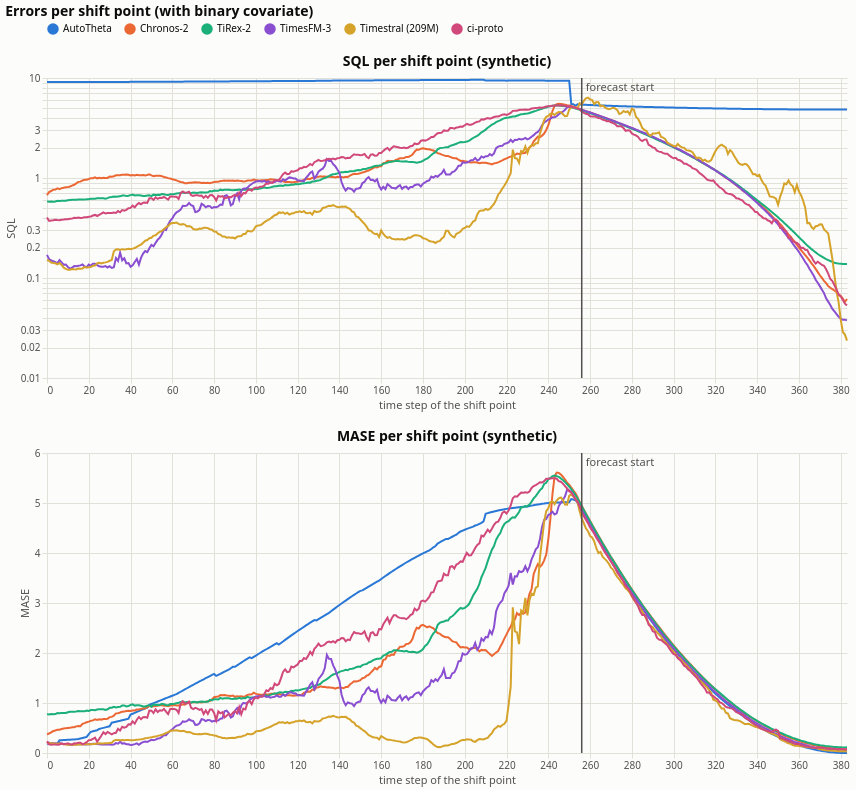

Write notebook code for a chart like this one.
### Code cell
dataset_to_plot = "synthetic"  # choose from "synthetic", "chaotic", "real"
plot_score_sample_sql = plot_scores_per_sample(
    fc_scores_sql_per_sample_shift_w[dataset_to_plot],
    model_names=list(models.keys()),
    x_title="time step of the shift point",
    y_title="SQL",
    title=f"SQL per shift point ({dataset_to_plot})",
    forecast_start=context_length,
    log_y=True,                # if AutoTheta's errors squash the others
)
plot_score_sample_mase = plot_scores_per_sample(
    fc_scores_mase_per_sample_shift_w[dataset_to_plot],
    model_names=list(models.keys()),
    x_title="time step of the shift point",
    y_title="MASE",
    title=f"MASE per shift point ({dataset_to_plot})",
    forecast_start=context_length,
    # log_y=True,                # if AutoTheta's errors squash the others
)

for c in (plot_score_sample_sql, plot_score_sample_mase):
    c.config = alt.Undefined  # styling goes on the combined chart
combined = (plot_score_sample_sql & plot_score_sample_mase).properties(
    title=alt.Title(
        "Errors per shift point (with binary covariate)",
        anchor="start",  # left-aligned like the panel titles; "middle" to centre
    )
)
_style(combined)

### Figure 1 — Vega-Lite specification as saved in the notebook (floating-point values rounded to 4 significant figures; data arrays with more than 128 entries replaced by an {"elided": "..."} marker saying what was removed)
{"config": {"view": {"continuousWidth": 300, "continuousHeight": 300, "stroke": null}, "axis": {"domainColor": "#e1e0d9", "gridColor": "#e1e0d9", "gridWidth": 1, "labelColor": "#52514e", "tickColor": "#e1e0d9", "titleColor": "#52514e", "titleFontWeight": "normal"}, "background": "#fcfcfb", "font": "system-ui, sans-serif", "header": {"labelColor": "#52514e", "titleColor": "#52514e", "titleFontWeight": "normal"}, "legend": {"labelColor": "#0b0b0b"}, "title": {"color": "#0b0b0b", "fontSize": 14, "subtitleColor": "#52514e"}}, "vconcat": [{"layer": [{"data": {"name": "data-0ce3ef5ecf0c83f8fbbc2e230cdf5ce4"}, "mark": {"type": "line", "strokeWidth": 2}, "encoding": {"color": {"field": "model", "legend": {"orient": "top", "title": null}, "scale": {"domain": ["AutoTheta", "Chronos-2", "TiRex-2", "TimesFM-3", "Timestral (209M)", "ci-proto"], "range": ["#2a78d6", "#eb6834", "#1baf7a", "#8a4fd1", "#d6a32a", "#d1497a"]}, "sort": ["AutoTheta", "Chronos-2", "TiRex-2", "TimesFM-3", "Timestral (209M)", "ci-proto"], "type": "nominal"}, "x": {"field": "x", "scale": {"nice": false}, "title": "time step of the shift point", "type": "quantitative"}, "y": {"field": "score", "scale": {"type": "log"}, "title": "SQL", "type": "quantitative"}}}, {"data": {"name": "data-0ce3ef5ecf0c83f8fbbc2e230cdf5ce4"}, "mark": {"type": "point", "filled": true, "size": 40}, "encoding": {"color": {"field": "model", "legend": {"orient": "top", "title": null}, "scale": {"domain": ["AutoTheta", "Chronos-2", "TiRex-2", "TimesFM-3", "Timestral (209M)", "ci-proto"], "range": ["#2a78d6", "#eb6834", "#1baf7a", "#8a4fd1", "#d6a32a", "#d1497a"]}, "sort": ["AutoTheta", "Chronos-2", "TiRex-2", "TimesFM-3", "Timestral (209M)", "ci-proto"], "type": "nominal"}, "opacity": {"condition": {"param": "param_4928dc1b852e976f", "value": 1, "empty": false}, "value": 0}, "tooltip": [{"field": "model", "type": "nominal"}, {"field": "x", "title": "time step of the shift point", "type": "quantitative"}, {"field": "score", "format": ".3f", "type": "quantitative"}], "x": {"field": "x", "scale": {"nice": false}, "title": "time step of the shift point", "type": "quantitative"}, "y": {"field": "score", "scale": {"type": "log"}, "title": "SQL", "type": "quantitative"}}, "name": "view_f923f8699b627e7d_0"}, {"data": {"name": "data-0ce3ef5ecf0c83f8fbbc2e230cdf5ce4"}, "mark": {"type": "rule", "color": "#8a8984"}, "encoding": {"x": {"field": "x", "type": "quantitative"}}, "transform": [{"filter": {"param": "param_4928dc1b852e976f", "empty": false}}]}, {"data": {"name": "data-afc7b1657fa08c1967f1164e48f8426d"}, "mark": {"type": "rule", "color": "#52514e", "strokeWidth": 1.5}, "encoding": {"tooltip": [{"field": "label", "title": "event", "type": "nominal"}], "x": {"field": "x", "type": "quantitative"}}}, {"data": {"name": "data-afc7b1657fa08c1967f1164e48f8426d"}, "mark": {"type": "text", "align": "left", "baseline": "top", "color": "#52514e", "dx": 4, "fontSize": 11}, "encoding": {"text": {"field": "label", "type": "nominal"}, "x": {"field": "x", "type": "quantitative"}, "y": {"value": 4}}}], "height": 300, "title": "SQL per shift point (synthetic)", "width": 800}, {"layer": [{"data": {"name": "data-bb6ee6e5832838fd1eeeece0e7f0c295"}, "mark": {"type": "line", "strokeWidth": 2}, "encoding": {"color": {"field": "model", "legend": {"orient": "top", "title": null}, "scale": {"domain": ["AutoTheta", "Chronos-2", "TiRex-2", "TimesFM-3", "Timestral (209M)", "ci-proto"], "range": ["#2a78d6", "#eb6834", "#1baf7a", "#8a4fd1", "#d6a32a", "#d1497a"]}, "sort": ["AutoTheta", "Chronos-2", "TiRex-2", "TimesFM-3", "Timestral (209M)", "ci-proto"], "type": "nominal"}, "x": {"field": "x", "scale": {"nice": false}, "title": "time step of the shift point", "type": "quantitative"}, "y": {"field": "score", "title": "MASE", "type": "quantitative"}}}, {"data": {"name": "data-bb6ee6e5832838fd1eeeece0e7f0c295"}, "mark": {"type": "point", "filled": true, "size": 40}, "encoding": {"color": {"field": "model", "legend": {"orient": "top", "title": null}, "scale": {"domain": ["AutoTheta", "Chronos-2", "TiRex-2", "TimesFM-3", "Timestral (209M)", "ci-proto"], "range": ["#2a78d6", "#eb6834", "#1baf7a", "#8a4fd1", "#d6a32a", "#d1497a"]}, "sort": ["AutoTheta", "Chronos-2", "TiRex-2", "TimesFM-3", "Timestral (209M)", "ci-proto"], "type": "nominal"}, "opacity": {"condition": {"param": "param_4928dc1b852e976f", "value": 1, "empty": false}, "value": 0}, "tooltip": [{"field": "model", "type": "nominal"}, {"field": "x", "title": "time step of the shift point", "type": "quantitative"}, {"field": "score", "format": ".3f", "type": "quantitative"}], "x": {"field": "x", "scale": {"nice": false}, "title": "time step of the shift point", "type": "quantitative"}, "y": {"field": "score", "title": "MASE", "type": "quantitative"}}, "name": "view_4783ce07c10d187f_1"}, {"data": {"name": "data-bb6ee6e5832838fd1eeeece0e7f0c295"}, "mark": {"type": "rule", "color": "#8a8984"}, "encoding": {"x": {"field": "x", "type": "quantitative"}}, "transform": [{"filter": {"param": "param_4928dc1b852e976f", "empty": false}}]}, {"data": {"name": "data-afc7b1657fa08c1967f1164e48f8426d"}, "mark": {"type": "rule", "color": "#52514e", "strokeWidth": 1.5}, "encoding": {"tooltip": [{"field": "label", "title": "event", "type": "nominal"}], "x": {"field": "x", "type": "quantitative"}}}, {"data": {"name": "data-afc7b1657fa08c1967f1164e48f8426d"}, "mark": {"type": "text", "align": "left", "baseline": "top", "color": "#52514e", "dx": 4, "fontSize": 11}, "encoding": {"text": {"field": "label", "type": "nominal"}, "x": {"field": "x", "type": "quantitative"}, "y": {"value": 4}}}], "height": 300, "title": "MASE per shift point (synthetic)", "width": 800}], "params": [{"name": "param_4928dc1b852e976f", "select": {"type": "point", "clear": "pointerout", "fields": ["x"], "nearest": true, "on": "pointerover"}, "views": ["view_f923f8699b627e7d_0", "view_4783ce07c10d187f_1"]}], "title": {"text": "Errors per shift point (with binary covariate)", "anchor": "start"}, "$schema": "https://vega.github.io/schema/vega-lite/v6.4.1.json", "datasets": {"data-0ce3ef5ecf0c83f8fbbc2e230cdf5ce4": {"elided": "2304 records"}, "data-afc7b1657fa08c1967f1164e48f8426d": [{"x": 256.0, "label": "forecast start"}], "data-bb6ee6e5832838fd1eeeece0e7f0c295": {"elided": "2304 records"}}}
